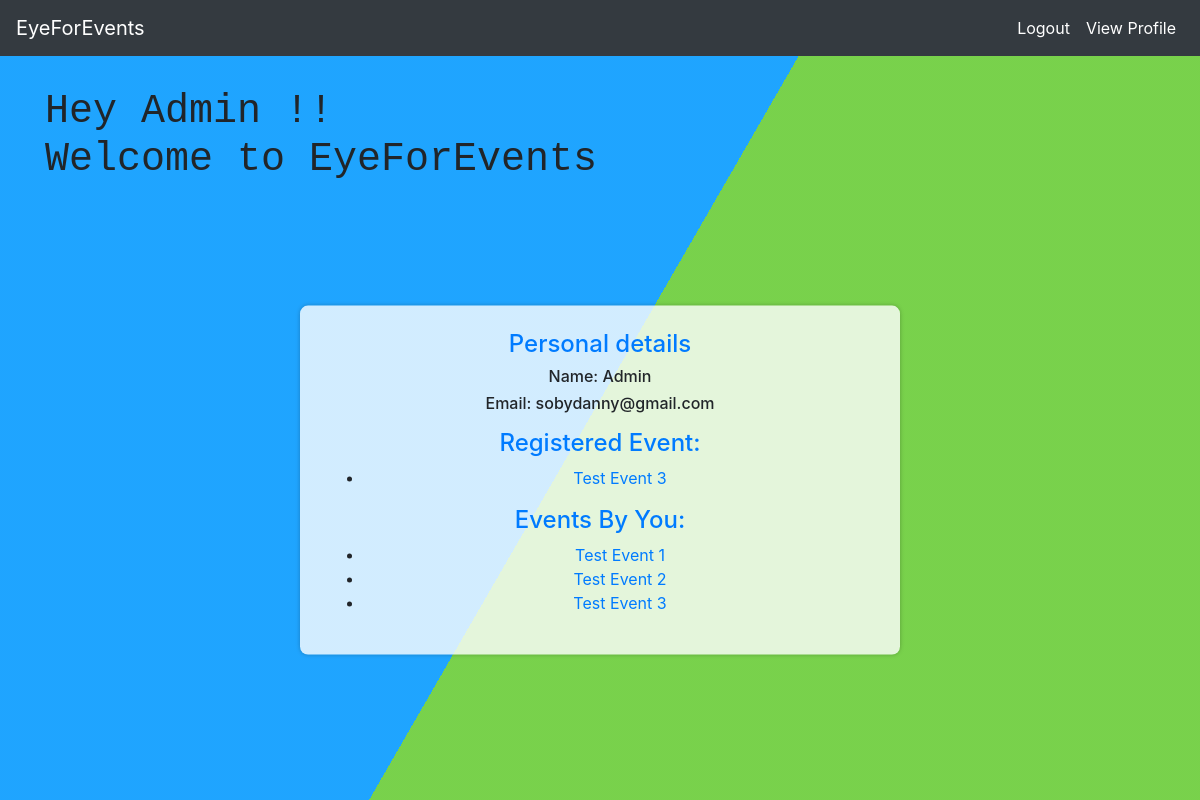
/user/profile/ (signed in), run on an earlier commit of the app's database.
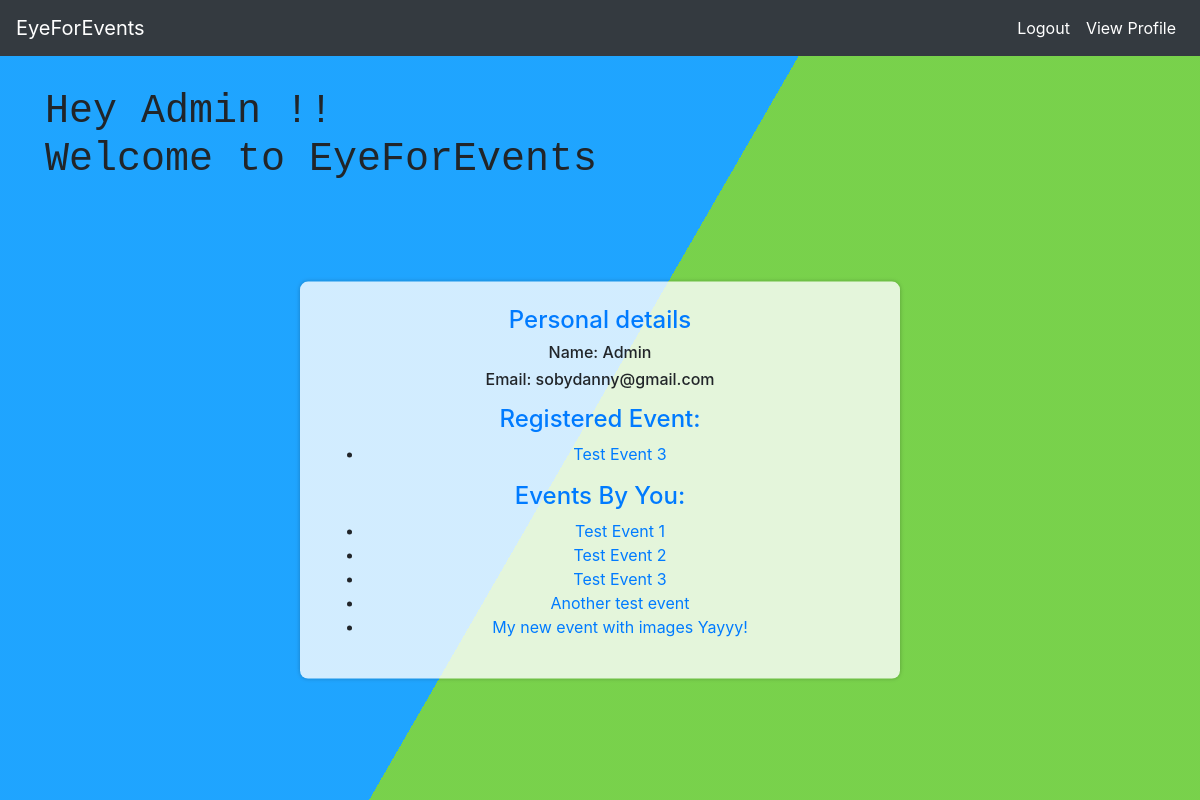
And on a later commit of the database.
### events/models.py (models this page shows, shortened)
class Event(models.Model):
    id = models.UUIDField(primary_key=True, default=uuid.uuid4, editable=False) #unique id to differentiate between events
    name = models.CharField("name",max_length=200) #Event name
    description = models.CharField("description",max_length=2000) #Event description
    max_capacity = models.PositiveSmallIntegerField("max_capacity",default=0) #0 for not applicable and >0 if there's a capacity
    location = models.CharField(max_length=500)
    contact_number = models.PositiveSmallIntegerField("contact_number")
    alt_contact_number = models.PositiveSmallIntegerField("alt_contact_number")
    contact_email = models.EmailField(max_length=254,blank=False)
    created_by = models.ForeignKey(settings.AUTH_USER_MODEL, on_delete=models.CASCADE,blank=True,related_name="created_by") #One to Many relationship
    participated_in = models.ManyToManyField(settings.AUTH_USER_MODEL,related_name="participated_in") #One to Many relationship showing user participated in events relation
    event_image = models.ImageField(upload_to='events/'+str(uuid.uuid4()),blank=True,default='events/event_default.jpg') #Image for the event not needed but would be better if we get one
    last_date = models.DateTimeField() #Last date till the event registeration is available
    event_date = models.DateTimeField() #Date of the event
    pub_date = models.DateTimeField('Created On',auto_now_add=True) #Will be used to check how old is the posted events

### user/views.py (the view)
# urls.py: path('profile/',views.profile,name='profile'),
@login_required(login_url='/user/login/')
def profile(request):
    return render(request,"user/profile.html")

### user/templates/user/profile.html (shortened to what this page needs)
{% extends 'user/base.html' %} {% block content %}
{% if user.is_authenticated %}
<div class="bg"></div>
<div class="bg bg2"></div>
<div style="display:block;">
  <h1>
    Hey {{user.first_name}} !!<br />
    Welcome to EyeForEvents
  </h1>
</div>
<br>
<div class="bg bg3"></div>
<br>
<div class="content">
<h4 class="text-primary">Personal details</h4>
<h6>Name: {{user.first_name}} {{ user.last_name}}<h6>
        <h6>Email: {{user.email}}</h6>
<h4 class="text-primary pt-2">Registered Event:</h4>
{% if user.participated_in %}
    <ul>
    {% for event in user.participated_in.all %}
        <li><a href="{% url 'events:detail' event.id %}">{{ event.name }}</a></li>
    {% endfor %}
    </ul>
{% else %}
    <p>No Event Available.</p>
{% endif %}
<h4 class="text-primary">Events By You:</h4>
{% if user.created_by.all %}
    <ul>
    {% for event in user.created_by.all %}
        <li><a href="{% url 'events:detail' event.id %}">{{ event.name }}</a></li>
    {% endfor %}
    </ul>
{% else %}
    <p>No Event Available.</p>
{% endif %}
</div>
{% endif%}
{% endblock %}

What changed in the data, as far as the page shows it:
added Event: name "Another test event", shown under "Events By You:"
added Event: name "My new event with images Yayyy!", shown under "Events By You:"
